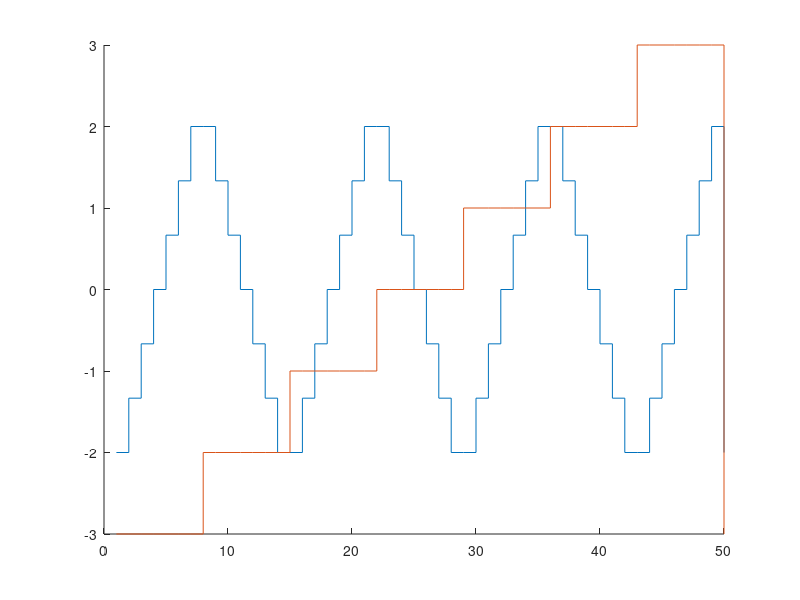

This chart was generated by the following MATLAB code:
clc; clear variables;
bi = 1;
c_scan = 1;

x_start = -2;
x_end = 2;
x_steps = 7;
x_apo = 0;
y_start = -3;
y_end = 3;
y_steps = 7;
y_apo = -3;

x = linspace(x_start,x_end,x_steps);
if x_apo>0
    x  = [x_apo x];
end

if bi==1
    xo = [x fliplr(x)];
    xl = length(xo)/2;
else
    xo = x;
    xl = length(x);
end

if c_scan == 1
    y = linspace(y_start,y_end,y_steps);
    for i=1:y_steps
        yh = linspace(y(i),y(i),xl);
        if i==1
            yo = yh;
            xo = x;
        elseif i>1
            yo = [yo, yh];
            if bi==0
                xo = [xo, x];
            elseif bi==1 && mod (i,2) == 1
                xo = [xo, x];
            elseif bi==1 && mod (i,2) == 0
                xo = [xo, fliplr(x)];
            end
        end
    end
else
    yo = linspace(y_start,y_start,length(xo));
end
if y_apo~=0
    yo = [yo y_apo];
    xo = [xo xo(1:length(y_apo))];
end

figure(1)
clf(1)
hold on
stairs(xo)
stairs(yo)